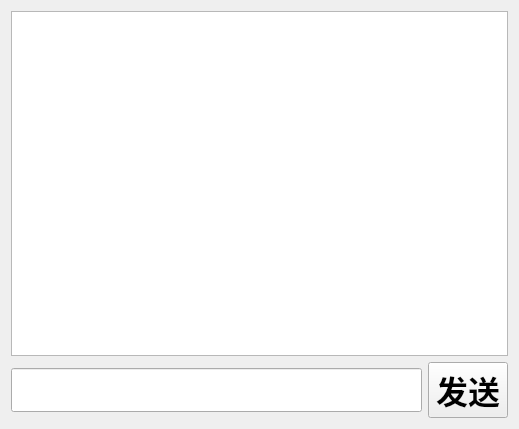
<?xml version="1.0" encoding="UTF-8"?>
<ui version="4.0">
 <class>PrivateChat</class>
 <widget class="QWidget" name="PrivateChat">
  <property name="geometry">
   <rect>
    <x>0</x>
    <y>0</y>
    <width>519</width>
    <height>429</height>
   </rect>
  </property>
  <property name="windowTitle">
   <string>Form</string>
  </property>
  <layout class="QVBoxLayout" name="verticalLayout_2">
   <item>
    <layout class="QVBoxLayout" name="verticalLayout">
     <item>
      <widget class="QTextEdit" name="showMsg_te">
       <property name="font">
        <font>
         <pointsize>24</pointsize>
         <bold>true</bold>
        </font>
       </property>
       <property name="readOnly">
        <bool>true</bool>
       </property>
      </widget>
     </item>
     <item>
      <layout class="QHBoxLayout" name="horizontalLayout">
       <item>
        <widget class="QLineEdit" name="inputMsg_le">
         <property name="font">
          <font>
           <pointsize>24</pointsize>
           <bold>true</bold>
          </font>
         </property>
        </widget>
       </item>
       <item>
        <widget class="QPushButton" name="sendMsg_pb">
         <property name="font">
          <font>
           <pointsize>24</pointsize>
           <bold>true</bold>
          </font>
         </property>
         <property name="text">
          <string>发送</string>
         </property>
        </widget>
       </item>
      </layout>
     </item>
    </layout>
   </item>
  </layout>
 </widget>
 <resources/>
 <connections/>
</ui>
